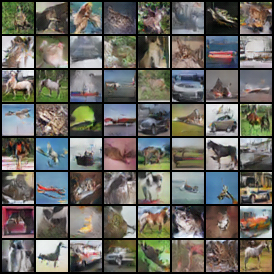
#> input picture Experiments/GAN/cifar10_dcgan/samples/fake_samples_epoch_199.png, 274 x 274 px
$ python -i condensed_glitchify.py   (imports and definitions only)
#> lines starting #> are read from the running program, lines starting #| are printed output that depends on the picture
import numpy as np
import cv2
import numpy.random as npr
import argparse, random, imutils
import random
import math
from PIL import Image


# [480 lines left out: functions divisors, swap, stutter, produce_stuttering, check_val, dotted_lines and 16 more, not called in this run]

def hbglow(image,pixel,color,radius):
	transparent=np.zeros((image.shape[0],image.shape[1],4),dtype=np.uint8)
	for j in list(range(-radius,radius+1)):
		for i in list(range(1,radius+1)):
			if(((pixel[0]+i)<transparent.shape[0]) and ((pixel[0]+i)>=0) and
				((pixel[1]+j)<transparent.shape[1])):
				transparent[pixel[0]+i,pixel[1]+j]=[color[0],color[1],color[2],
				max(255-(255*(math.sqrt(i**2+j**2))/radius),0)]
	image=cv2.cvtColor(image,cv2.COLOR_RGB2RGBA)
	foreground=Image.fromarray(transparent,mode="RGBA")
	background=Image.fromarray(image,mode="RGBA")
	background.paste(foreground,(0,0),foreground)
	image=np.array(background)
	image=cv2.cvtColor(image,cv2.COLOR_RGBA2RGB)
	return image

# [15 lines left out: function htglow, not called in this run]

def line_pixelation(img):
	while(True):
		vertical=0
		horizontal=1

		# PARAMETERS
		skipstripe=random.randrange(0,2)
		orientation=random.randrange(0,2)
		brightness=random.randrange(0,2)
		monobias=random.randrange(0,3)
		biasval=random.randrange(0,11)
		glow=random.randrange(0,8)

		image=np.copy(img)
		height=max(abs(int(np.random.normal(int(image.shape[0]/200),2))),1)
		width=max(abs(int(np.random.normal(height,2))),1)
		if(orientation==vertical):
			if(width<image.shape[1]):
				indent=random.randrange(0,image.shape[1]-width)
			else:
				print("Error: 'width' is too large for input dimensions. ")
				continue
		if(orientation==horizontal):
			indent=random.randrange(0,image.shape[0]-height)
			if(height<image.shape[0]):
				indent=random.randrange(0,image.shape[0]-height)
			else:
				print("Error: 'height' is too large for input dimensions.")
				continue
		stripes=random.randrange(1,max(1+abs(int(np.random.normal(20,20))), 2))
		ss=np.ones(stripes)
		if(skipstripe==1):
			ss=[1]
			for i in list(range(stripes-2)):
				ss.append(random.randrange(0,2))
			ss.append(1)
		if(monobias==1):
			monocolor=[0,0,0]
		if(monobias==2):
			monocolor=[255,255,255]

		if(orientation==vertical):
			for n in list(range(stripes)):
				if (ss[n]==1):
					for i in list(range(0,image.shape[0],height)):
						color=np.array([random.randrange(0,255),
							random.randrange(0,255),random.randrange(0,255)])
						mono=0
						if(monobias>0):
							mono=random.randrange(1,11)
						if(glow==6 and n==0 and random.randrange(1,10)<random.randrange(1,3)):
							image=vlglow(image,[i*height+int(height/2),indent],
								color,random.randrange(5,4+4*height))
						if(glow==7 and n==(len(ss)-1) and random.randrange(1,10)<random.randrange(1,4)):
							image=vrglow(image,[i*height+int(height/2),indent+n*width],
								color,random.randrange(5,70))
						for j in list(range(height)):
							for k in list(range(width)):
								localcolor=np.array(color)
								if(((i+j)<image.shape[0]) and (indent+k+n*width<image.shape[1])):
									if(brightness==1 and mono<=biasval):
										seed=int(np.random.normal(0,10))
										localcolor[0]=max(min(color[0]+seed,255),0)
										localcolor[1]=max(min(color[1]+seed,255),0)
										localcolor[2]=max(min(color[2]+seed,255),0)
									elif(mono>biasval):
										localcolor=monocolor
									image[i+j,indent+(k+n*width)]=localcolor

		if(orientation==horizontal):
			for n in list(range(stripes)):
				if (ss[n]==1):
					for i in list(range(0,image.shape[1],width)):
						color=np.array([random.randrange(0,255),random.randrange(0,255),
							random.randrange(0,255)])
						mono=0
						if(monobias>0):
							mono=random.randrange(1,11)
						if(glow==6 and n==0 and random.randrange(1,10)<random.randrange(1,3)):
							image=htglow(image,[indent,i*width+int(width/2)],
								color,random.randrange(5,4+4*width))
						if(glow==7 and n==(len(ss)-1) and
							random.randrange(1,10)<random.randrange(1,4)):
							image=hbglow(image,[indent+height*n,i*width+int(width/2)],
								color,random.randrange(5,70))
						for j in list(range(width)):
							for k in list(range(height)):
								localcolor=np.array(color)
								if(((k+n*height+indent)<image.shape[0]) and (i+j<image.shape[1])):
									if(brightness==1 and mono<=biasval):
										seed=int(np.random.normal(0,10))
										localcolor[0]=max(min(color[0]+seed,255),0)
										localcolor[1]=max(min(color[1]+seed,255),0)
										localcolor[2]=max(min(color[2]+seed,255),0)
									elif(mono>biasval):
										localcolor=monocolor
									image[indent+k+(n*height),i+j]=localcolor

		if(not np.array_equal(img,image)):
			return image

>>> import cv2
>>> picture = cv2.imread('samples/fake_samples_epoch_199.png')
#> picture is the input picture: shape (274, 274, 3); mean B, G, R 97.2, 103.4, 105.1
#> the loop in line_pixelation, `while(True):` made 1 pass
#> pass 1, in hbglow, `image=cv2.cvtColor(image,cv2.COLOR_RGB2RGBA)`:
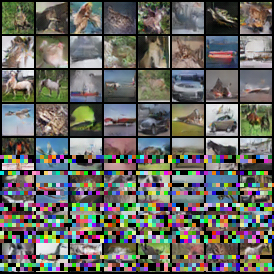
#> image: shape (274, 274, 4); mean B, G, R, A 98.7, 103.7, 103.8, 255
#> pass 1, in hbglow, `image=cv2.cvtColor(image,cv2.COLOR_RGBA2RGB)`:
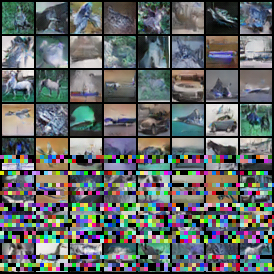
#> image: shape (274, 274, 3); mean R, G, B 98.7, 103.7, 103.8
>>> result = line_pixelation(picture)

$ run again, on Experiments/GAN/cifar10_dcgan/samples/real_samples.png
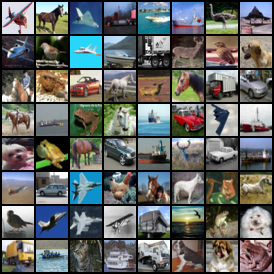
#> input picture Experiments/GAN/cifar10_dcgan/samples/real_samples.png, 274 x 274 px
#> picture is the input picture: shape (274, 274, 3); mean B, G, R 102, 104, 100.6
#> the loop in line_pixelation, `while(True):` made 1 pass
#> pass 1, in hbglow, `image=cv2.cvtColor(image,cv2.COLOR_RGB2RGBA)`:
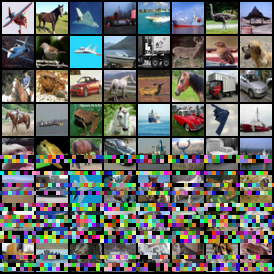
#> image: shape (274, 274, 4); mean B, G, R, A 103, 105.4, 102.1, 255
#> pass 1, in hbglow, `image=cv2.cvtColor(image,cv2.COLOR_RGBA2RGB)`:
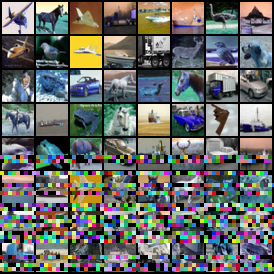
#> image: shape (274, 274, 3); mean R, G, B 103, 105.4, 102.1
